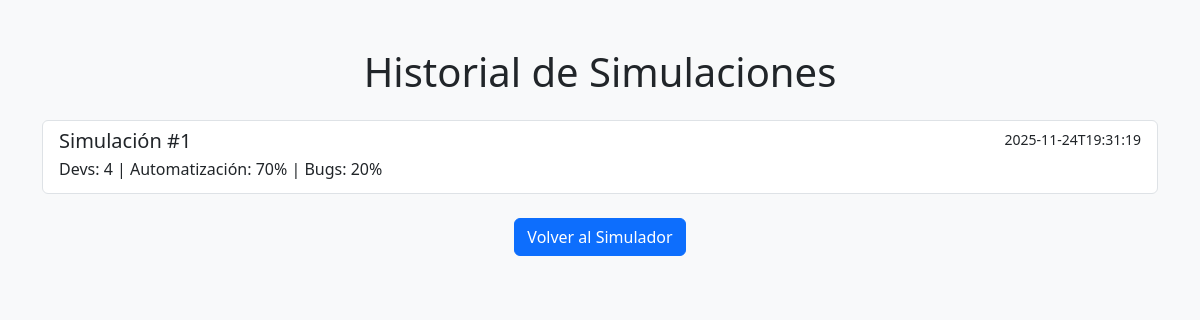
Before: /history with the older database file.
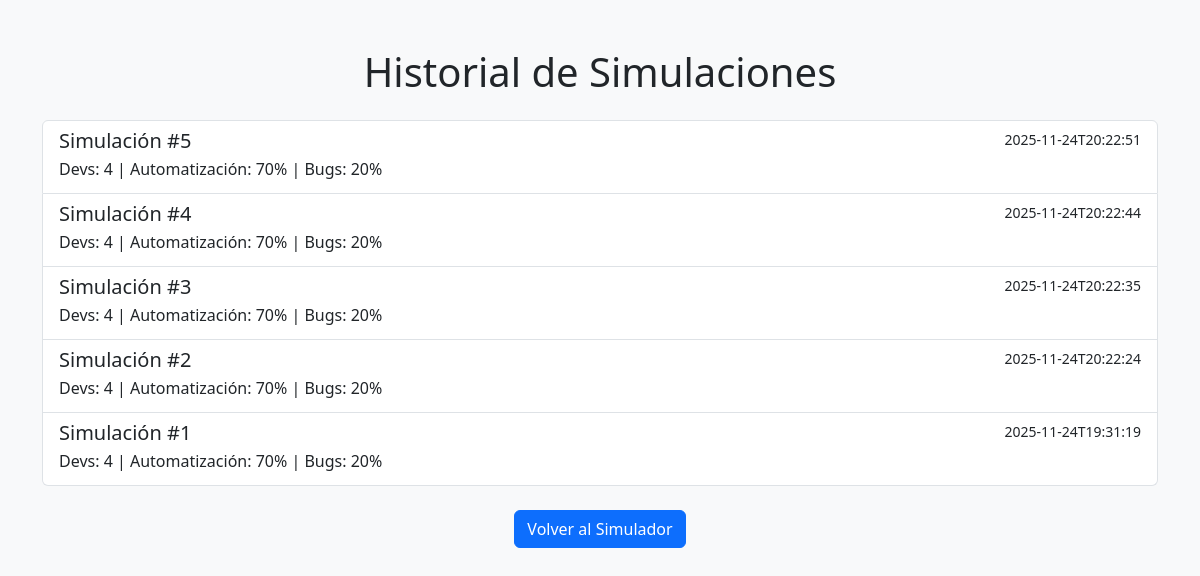
After: the same page with the newer database file.
### tables this page shows
CREATE TABLE simulations (
            id INTEGER PRIMARY KEY AUTOINCREMENT,
            timestamp TEXT,
            params TEXT,
            results TEXT
        );

### app.py (the view)
@app.route('/history')
def history():
    simulations = get_simulations()
    return render_template('history.html', simulations=simulations)

### database.py (called while the page is built)
def get_conn():
    conn = sqlite3.connect(DATABASE_PATH)
    conn.row_factory = sqlite3.Row
    return conn

def get_simulations():
    conn = get_conn()
    cur = conn.cursor()
    cur.execute('SELECT id, timestamp, params FROM simulations ORDER BY timestamp DESC LIMIT 20')
    rows = cur.fetchall()
    conn.close()
    simulations = []
    for row in rows:
        sim = dict(row)
        sim['params'] = json.loads(sim['params'])
        simulations.append(sim)
    return simulations

### templates/history.html (shortened to what this page needs)
<!DOCTYPE html>
<html>
<head>
    <link href="https://cdn.jsdelivr.net/npm/bootstrap@5.3.3/dist/css/bootstrap.min.css" rel="stylesheet">
</head>
<body class="bg-light">
<div class="container mt-5">
    <h1 class="text-center mb-4">Historial de Simulaciones</h1>
    <div class="list-group">
        {% for sim in simulations %}
        <a href="{{ url_for('results', sim_id=sim.id) }}" class="list-group-item list-group-item-action">
            <div class="d-flex w-100 justify-content-between">
                <h5 class="mb-1">Simulación #{{ sim.id }}</h5>
                <small>{{ sim.timestamp[:19] }}</small>
            </div>
            <p class="mb-1">
				Devs: {{ sim.params['num_developers'] }} |
				Automatización: {{ (sim.params['automation_level']|float * 100)|int }}% |
				Bugs: {{ (sim.params['bug_probability']|float * 100)|int }}%
            </p>
        </a>
        {% endfor %}
    </div>
    <div class="text-center mt-4">
        <a href="/" class="btn btn-primary">Volver al Simulador</a>
    </div>
</div>
</body>
</html>

Changed rows visible on the page:
added simulations: id "5", timestamp "2025-11-24T20:22:51", params.num_developers "4", params "70", params "20"
added simulations: id "4", timestamp "2025-11-24T20:22:44", params.num_developers "4", params "70", params "20"
added simulations: id "3", timestamp "2025-11-24T20:22:35", params.num_developers "4", params "70", params "20"
added simulations: id "2", timestamp "2025-11-24T20:22:24", params.num_developers "4", params "70", params "20"
